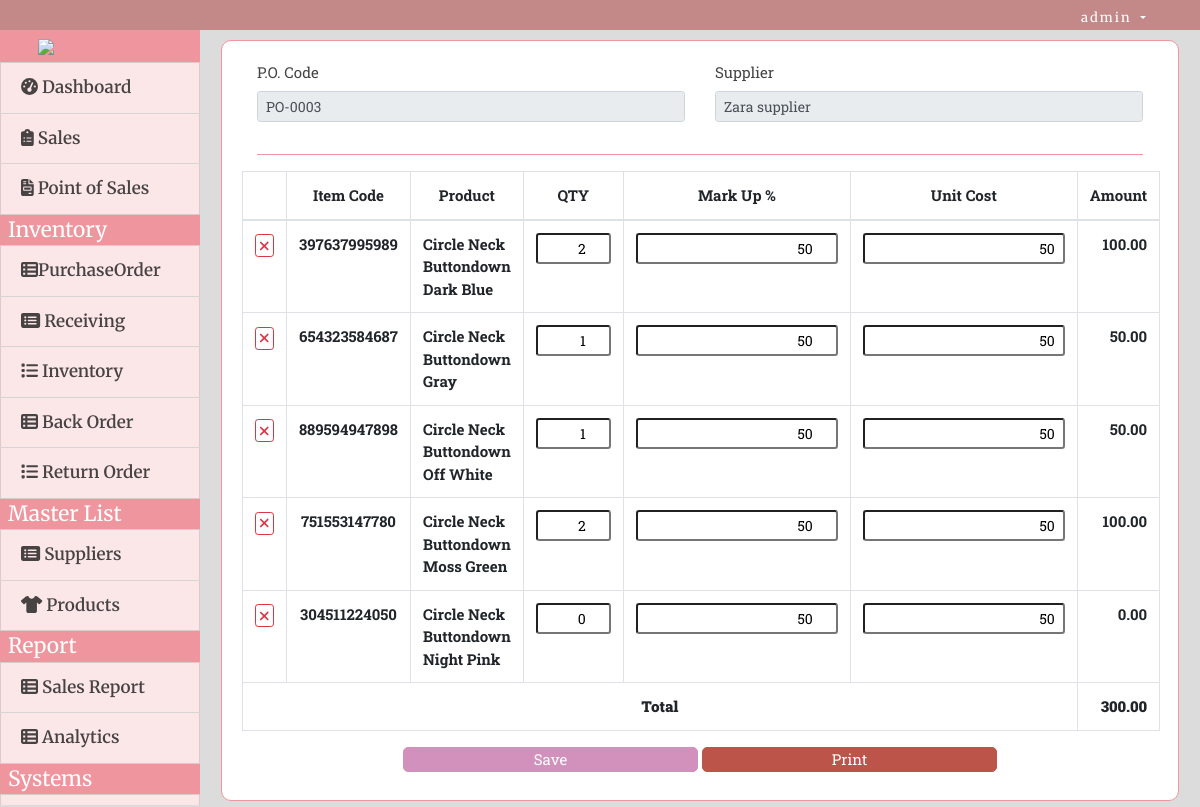
/index.php?page=manage_receiving&id=16 (signed in), run on the app's committed database.
### tables this page shows
CREATE TABLE `suppliers` (
  `id` int(30) NOT NULL,
  `name` varchar(200) NOT NULL,
  `address` text NOT NULL,
  `contact` varchar(50) NOT NULL,
  `contact_person` text DEFAULT NULL,
  `date_created` datetime NOT NULL DEFAULT current_timestamp()
);

CREATE TABLE `stocks` (
  `id` int(30) NOT NULL,
  `item_id` int(30) NOT NULL,
  `type` tinyint(1) NOT NULL COMMENT '1= in,2=out',
  `qty` int(30) NOT NULL,
  `price` float NOT NULL,
  `profit_perc` float NOT NULL DEFAULT 0,
  `date_created` datetime NOT NULL DEFAULT current_timestamp()
);

CREATE TABLE `items` (
  `id` int(30) NOT NULL,
  `supplier_id` int(30) DEFAULT NULL,
  `item_code` varchar(100) NOT NULL,
  `name` varchar(200) NOT NULL,
  `description` text NOT NULL,
  `size` varchar(10) NOT NULL,
  `price` float NOT NULL,
  `alert_min` int(10) NOT NULL DEFAULT 20,
  `alert_max` int(10) NOT NULL DEFAULT 100,
  `date_created` datetime NOT NULL DEFAULT current_timestamp()
);

### manage_receiving.php (the view, shortened to what this page needs)
<?php include "db_connect.php" ?>
<?php
if(isset($_GET['id']) || isset($_GET['po'])){
	if(isset($_GET['id'])){
		$stock = $conn->query("SELECT s.*,i.name as iname,i.item_code as code,i.id as iid FROM stocks s inner join items i on i.id = s.item_id ".(isset($inventory_ids) ? "where s.id in ($inventory_ids)":"")." ");
		$po_stock = $conn->query("SELECT p.*,i.item_code,i.name FROM po_items p inner join items i on p.item_id = i.id  where p.po_id = '{$po_id}' ");
		while($row = $po_stock->fetch_assoc()){
			$oqty[$row['item_id']] = $row['qty'];
		}
	}
}
?>
<div class="col-lg-12">
	<div class="card">
		<div class="card-body">
			<div class="col-md-12">
				<form id="manage-receiving">
						<div class="row">
						<div class="form-group col-sm-6">
							<label class="control-label">P.O. Code</label>
							<input type="text" min='1' class="form-control form-control-sm " id="po_code" name="po_code" value="<?php echo isset($po_code) ? $po_code : '' ?>"  readonly required>
						</div>
						<div class="form-group col-sm-6">
							<label class="control-label">Supplier</label>
							<?php
								$supplier = $conn->query("SELECT * FROM suppliers where id = '{$supplier_id}' ")->fetch_array()['name'];
								?>
							<input type="text" min='1' class="form-control form-control-sm " value="<?php echo isset($supplier) ? $supplier : '' ?>"  readonly required>
						</div>
					</div>
					<hr>
					<div class="row">
						<table class="table table-bordered" id="prod-list">
							<thead>
								<tr>
									<th class="text-center" width="5%"></th>
									<th class="text-center" width="15%">Item Code</th>
									<th class="text-center" width="20%">Product</th>
									<th class="text-center" width="10%">QTY</th>
									<th class="text-center" width="10%">Mark Up %</th>
									<th class="text-center" width="15%">Unit Cost</th>
									<th class="text-center" width="25%">Amount</th>
								</tr>
							</thead>
							<tbody>
								<?php
									if(isset($stock)):
									while($row=$stock->fetch_assoc()):
								?>
								<tr data-id="<?php echo $row['item_id'] ?>">
									<td class="text-center">
										<button class="btn btn-sm btn-outline-danger rem_list" type="button"><i class="fa fa-times"></i></button>
									</td>
									<td class="text-center">
										<b class="item_code"><?php echo isset($_GET['id'])? ucwords($row['code']) : $row['item_code'] ?></b>
									</td>
									<td class="">
										<b class="pname"><?php echo isset($_GET['id'])? ucwords($row['iname']) : ucwords($row['name']) ?></b>
									</td>
									<td class="text-center">
										<input type="number" class="form-control-sm text-right" max="<?php echo isset($oqty[$row['item_id']]) ? $oqty[$row['item_id']] : $row['qty'] ?>" name="qty[]" value="<?php echo $row['qty'] ?>">
									</td>
									<td class="text-center">
										<input type="number" class="form-control-sm text-right" name="profit_perc[]" value="<?php echo isset($row['profit_perc']) ? $row['profit_perc'] : 0 ?>">
									</td>
									<td class="text-center">
										<input type="text" class="form-control-sm number text-right" name="cost[]" value="<?php echo number_format($row['price']) ?>">
									</td>
									<td class="text-right">
										<b class="amount text-right"></b>
									</td>
								</tr>
								<?php endwhile; ?>
								<?php endif; ?>
							</tbody>
							<tfoot>
								<tr>
									<th class="text-center" colspan="6"><b>Total</b></th>
									<th class="text-right">
										<b class="tamount" id="total_amount">0.00</b>
									</th>
								</tr>
							</tfoot>
						</table>
					<div class="col-md-12 text-center">
						<button class="btn btn-sm btn-primary col-sm-4" style="width:300px; border-radius:5px; background-color:#D291BC; border-color:#d291bc; color:white; height:25px; font-size:15px;">Save</button>
						<?php if(isset($id) && !empty($id)): ?>
						<button class="btn btn-sm btn-success col-sm-4" style="width:300px; border-radius:5px; background-color:#bc5449; border-color:#bc5449; color:white; height:25px; font-size:15px;"  type="button" id="print">Print</button>
						<?php endif; ?>
					</div>
				</form>
			</div>
		</div>
	</div>
</div>

### assets/css/style.css (style rules this page uses)
body { font-family: "Open Sans", sans-serif; color: #444444; width: 100%; height: calc(100%); font-size: 12px; }
.btn-sm { padding: .0001rem .2rem; }

### index.php (style rules this page uses)
body { background: #80808045; }

### manage_receiving.php (style rules this page uses)
hr { border-color:#ee959e; }
.card { border-color:#ee959e; font-family: 'Raleway', sans-serif; font-family: 'Roboto Slab', serif; border-radius:10px; font-size:15px; }
input[name="qty[]"] { width: 75px }

### data on the page
suppliers: name "Zara supplier"
stocks: item.item_code "397637995989", item.name "Circle Neck Buttondown Dark Blue", qty "2", profit_perc "50", price "50"
stocks: item.item_code "654323584687", item.name "Circle Neck Buttondown Gray", qty "1", profit_perc "50", price "50"
stocks: item.item_code "889594947898", item.name "Circle Neck Buttondown Off White", qty "1", profit_perc "50", price "50"
stocks: item.item_code "751553147780", item.name "Circle Neck Buttondown Moss Green", item+qty "2", profit_perc "50", price "50"
stocks: item.item_code "304511224050", item.name "Circle Neck Buttondown Night Pink", qty "0", profit_perc "50", price "50"

### other printed values
$_SESSION['login_name'] "admin"
